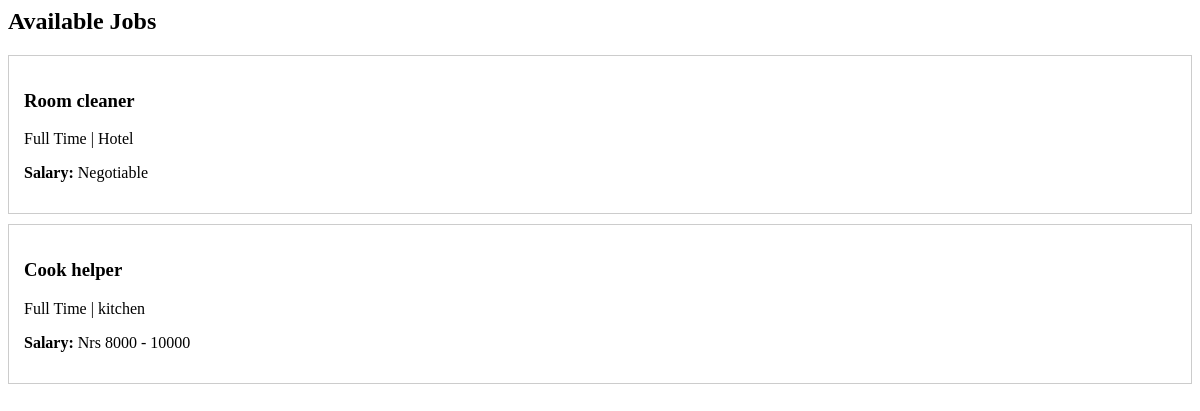
Before: /jobs/ (signed in) with the older database file.
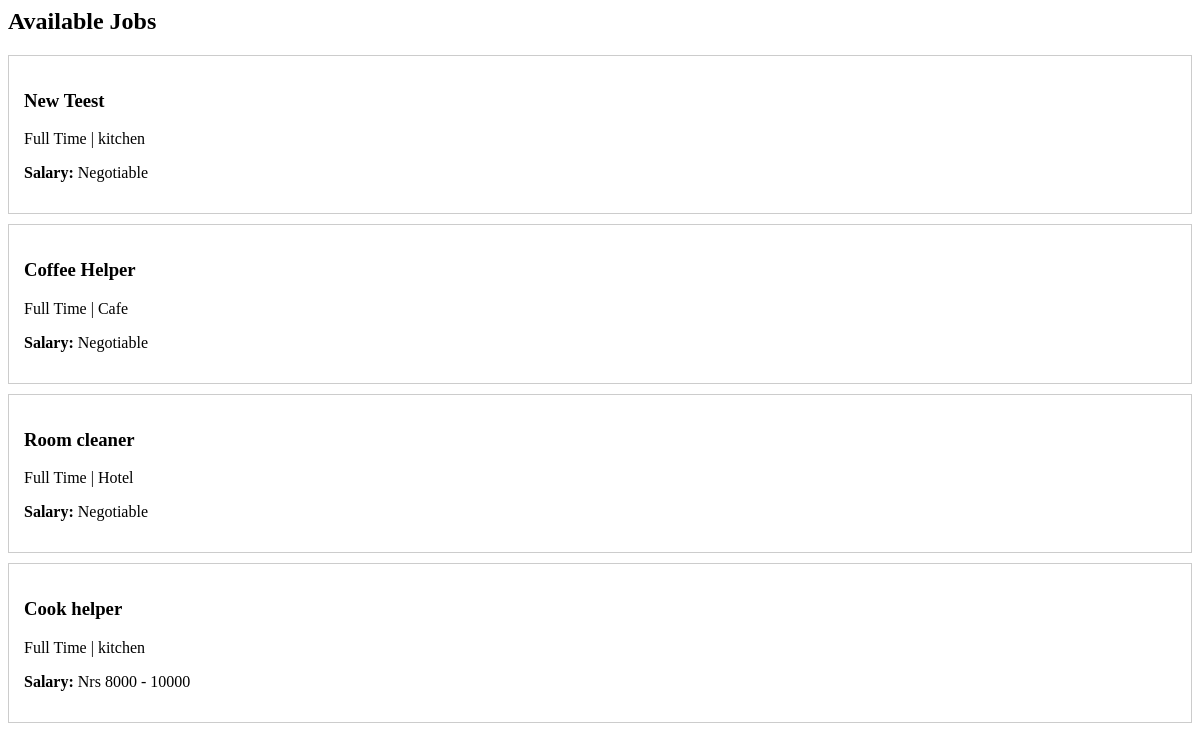
After: the same page with the newer database file.
### Job_Post/models.py (models this page shows, shortened)
class Job(models.Model):
    JOB_TYPE_CHOICES = [
        ('Part Time', 'Part Time'),
        ('Full Time', 'Full Time'),
        ('Flexible', 'Flexible'),
    ]
    recruiter = models.ForeignKey(
        User,
        on_delete=models.CASCADE,
        related_name='jobs'
    )
    title = models.CharField(max_length=200)
    tags = models.CharField(max_length=200)
    job_type = models.CharField(
        max_length=50,
        choices=JOB_TYPE_CHOICES,
        default='Full Time'
    )
    min_salary = models.IntegerField(null=True, blank=True)
    max_salary = models.IntegerField(null=True, blank=True)
    negotiable = models.BooleanField(default=False)
    description = models.TextField()
    responsibilities = models.TextField()
    image = models.ImageField(
        upload_to='job_images/',
        null=True,
        blank=True
    )
    is_active = models.BooleanField(default=True)
    created_at = models.DateTimeField(auto_now_add=True)
    deadline = models.DateTimeField(null=True, blank=True)

### Job_Post/views.py (the view)
# urls.py: path('', views.job_list, name='job_list'),
def job_list(request):
    if request.user.is_authenticated and request.user.profile.role == "RECRUITER":
        jobs = Job.objects.filter(
            recruiter=request.user,
            is_active=True
        ).order_by('-created_at')
    else:
        jobs = Job.objects.filter(
            is_active=True,
            deadline__gte=timezone.now()
        ).order_by('-created_at')
    return render(request, 'Job_Post/job_list.html', {'jobs': jobs})

### templates/Job_Post/job_list.html
<h2>Available Jobs</h2>
{% for job in jobs %}
<div style="border:1px solid #ccc; padding:15px; margin-bottom:10px; cursor:pointer;"
     onclick="window.location.href='{% url 'job_detail' job.id %}'">
    <h3>{{ job.title }}</h3>
    <p>{{ job.job_type }} | {{ job.tags }}</p>
    {% if job.negotiable %}
        <p><strong>Salary:</strong> Negotiable</p>
    {% else %}
        <p><strong>Salary:</strong> Nrs {{ job.min_salary }} - {{ job.max_salary }}</p>
    {% endif %}
</div>
{% empty %}
<p>No jobs posted yet.</p>
{% endfor %}

Changed rows visible on the page:
added Job: title "New Teest", job_type "Full Time", tags "kitchen", shows "Salary:", negotiable "Negotiable"
added Job: title "Coffee Helper", job_type "Full Time", tags "Cafe", shows "Salary:", negotiable "Negotiable"
